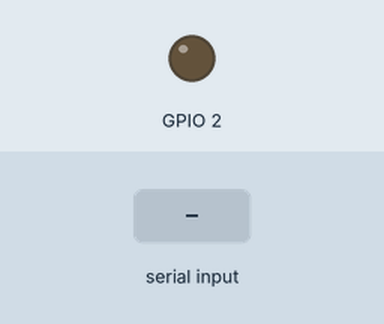
Recording of a sketch running on a simulated ESP32. Parts: output pins drawn as LEDs (lit = HIGH). The inputs (shaded band) are chosen by the test bench. WiFi joins after 1.5 s; servers stay silent unless stated.

Above: at 2.7 s.
2.8 s: "90,45\n" received over Serial
Timing chart, 0 to 5.8 s (numbered marks = the images above; inputs shaded):
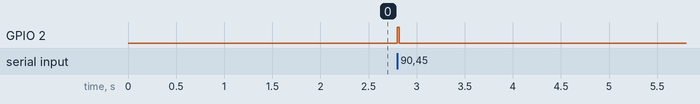

Measured:
- after the input at 2.8 s, GPIO 2: LOW → HIGH at once, → LOW 0.02 s later

The sketch:

arduino-labview-thinkspeak-V04.ino
```cpp
#include <WiFi.h>
#include <HTTPClient.h>

// 1. Replace with your Wi-Fi details
const char* ssid = "TEST";
const char* password = "123456789";

// 2. Replace with your ThingSpeak Write API Key
String apiKey = "123456789";
const char* server = "http://api.thingspeak.com/update";

float latestVoltage = 0.0;
float totalCurrent = 0.0;
float totalPower = 0.0;

// New variables for Energy and Cost
float totalEnergy_kWh = 0.0;
float costPerUnit = 8.0; // Change this to your local electricity rate (e.g., ₹8 per kWh)
float totalBill = 0.0;

unsigned long lastUploadTime = 0;
const unsigned long uploadInterval = 20000; // 20 seconds

// Timer for calculating energy consumption accurately
unsigned long lastCalcTime = 0;

void setup() {
  Serial.begin(115200);
  pinMode(2, OUTPUT);

  WiFi.begin(ssid, password);
  while (WiFi.status() != WL_CONNECTED) {
    delay(500);
  }
  lastCalcTime = millis();
}

void loop() {
  // 1. Read simulated data from LabVIEW
  if (Serial.available()) {
    String incomingData = Serial.readStringUntil('\n');
    incomingData.trim();

    int commaIndex = incomingData.indexOf(',');
    if (commaIndex > 0) {
      latestVoltage = incomingData.substring(0, commaIndex).toFloat();
      totalCurrent = incomingData.substring(commaIndex + 1).toFloat();

      // Calculate instantaneous power
      totalPower = latestVoltage * totalCurrent;

      digitalWrite(2, HIGH);
      delay(20);
      digitalWrite(2, LOW);
    }
  }

  // 2. Continually calculate accumulated Energy (kWh)
  unsigned long currentTime = millis();
  unsigned long timeElapsed = currentTime - lastCalcTime; // Time since last calculation in milliseconds

  if (timeElapsed > 1000) { // Update energy accumulator every 1 second
    // Convert power (Watts) to Kilowatts (kW)
    float power_kW = totalPower / 1000.0;

    // Convert time elapsed (milliseconds) to hours
    float hoursElapsed = timeElapsed / 3600000.0;

    // Add to total energy: Energy = Power(kW) * Time(hours)
    // Note: Because a showcase is short, we multiply by a "Speed Up Factor" (e.g., 3600)
    // so you can actually watch the bill increase during a 5-minute presentation!
    float speedUpFactor = 3600.0; // Makes 1 real second act like 1 hour of usage
    totalEnergy_kWh += (power_kW * hoursElapsed * speedUpFactor);

    // Calculate total bill
    totalBill = totalEnergy_kWh * costPerUnit;

    lastCalcTime = currentTime;
  }

  // 3. Upload to ThingSpeak every 20 seconds
  if (currentTime - lastUploadTime > uploadInterval) {
    if (WiFi.status() == WL_CONNECTED) {
      HTTPClient http;

      // Send 5 fields now: Voltage, Current, Power, Energy (kWh), and Cost
      String url = String(server) + "?api_key=" + apiKey +
                   "&field1=" + String(latestVoltage) +
                   "&field2=" + String(totalCurrent) +
                   "&field3=" + String(totalPower) +
                   "&field4=" + String(totalEnergy_kWh, 4) + // Send with 4 decimal places
                   "&field5=" + String(totalBill, 2);        // Send with 2 decimal places

      http.begin(url);
      http.GET();
      http.end();

      lastUploadTime = currentTime;
    }
  }
}
```
